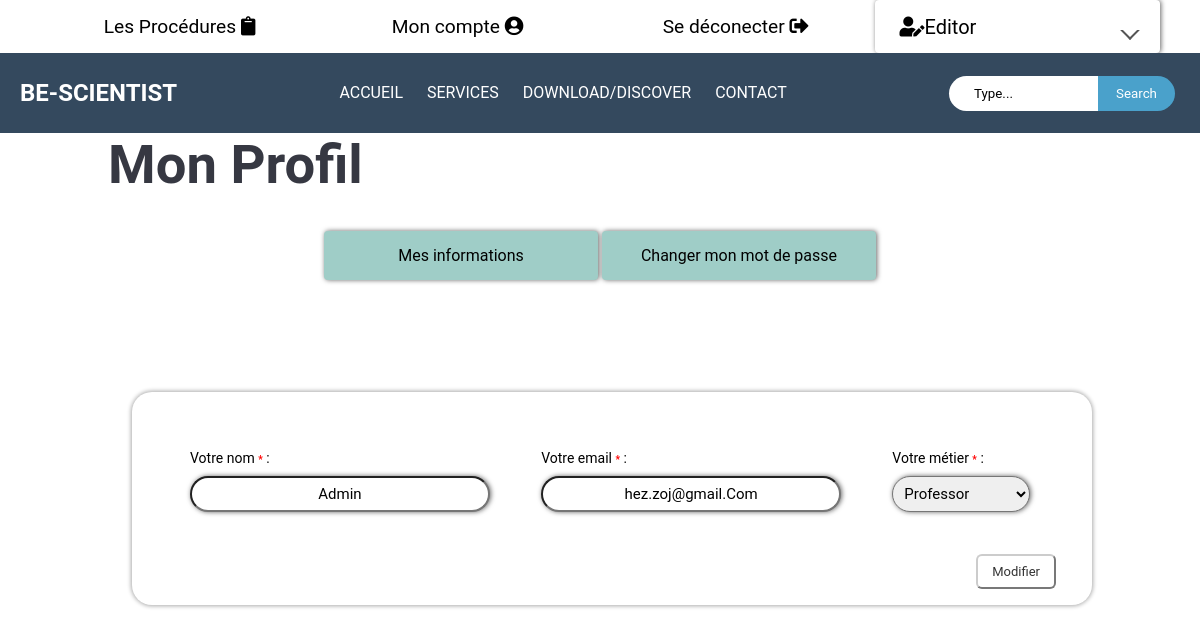
The page /pfe/myaccount.php (signed in) on the database its author committed.
### tables this page shows
CREATE TABLE `user` (
  `user_id` int(11) NOT NULL,
  `name` varchar(30) NOT NULL,
  `email` varchar(50) NOT NULL,
  `password` varchar(255) NOT NULL,
  `job` varchar(30) DEFAULT NULL,
  `type` varchar(1) NOT NULL,
  `email_verified` tinyint(1) NOT NULL DEFAULT '0',
  `created_at` timestamp NOT NULL DEFAULT CURRENT_TIMESTAMP
);

### pfe/Classes/Model.php (called while the page is built, shortened)
<?php
    class Model {
        protected static function findBy($value, $column, $table_name) {
            $conn = Database::getConnection();
            $query = "select distinct * from ". $table_name ." where $column = '$value'";
            $stmt = $conn->prepare($query);
            $stmt->execute();
            $data = $stmt->fetchAll();
            return count($data) ? $data[0] : null;
        }
    }
?>

### pfe/Classes/User.php (called while the page is built, shortened)
<?php
    class User extends Model {
        protected $name;
        protected $email;
        protected $job;
        public function __construct()
        {
            $this->name = null;
            $this->email = null;
            $this->job = null;
        }
        public function setName($name) : void { $this->name = $name; }
        public function setEmail($email) : void { $this->email = $email; }
        public function setJob($job) : void { $this->job = $job; }
        public function getName() : string { return $this->name; }
        public function getEmail() : string { return $this->email; }
        public function getJob() : string { return $this->job; }
        public static function findBy($value, $column = 'user_id', $table_name = 'user') {
            $data = parent::findBy($value, $column, $table_name);
            if($data != null) {
                switch(strtoupper($data['type'])) {
                    case 'E':
                        $user = new Editor();
                        break;
                }
                $user->setId($data['user_id']);
                $user->setName($data['name']);
                $user->setEmail($data['email']);
                $user->setPassword($data['password']);
                $user->setJob($data['job']);
                $user->setEmailVerified($data['email_verified']);
                $user->setCreatedAt($data['created_at']);
                return $user;
            } else {
                return null;
            }
        }
    }
?>

### pfe/myaccount.php (the view, shortened to what this page needs)
<?php
	$user = User::findBy($_SESSION['user_id']);
?>
<!doctype html>
<html>
	<head>
		<link rel="stylesheet" href="styles/style.css">
	</head>
	<body>
		<?php require_once('includes/menu.php'); ?>
		<?php include('includes/nav_bar.php'); ?>
		<h1 id="TPR">Mon Profil</h1>
		<div class="A_menu">
			<div class="champ" id="d1-champ" onclick="chng(0)">Mes informations </div>
			<div class="champ" id="d2-champ" onclick="chng(1)">Changer mon mot de passe </div>
		</div>
		  <div class="MonP" id="MI" >
				<form action="actions/updateUser.php" method="POST">
					<table class="MesI">
						<tr>
							<td>
								<label for="in">Votre nom <b>*</b> : </label><br>
								<input type="text" class="input2" placeholder="Name" id="in" value="<?= $user->getName() ?>" name="update_name" required>
							</td>
							<td>
								<label for="ie">Votre email <b>*</b> : </label><br>
								<input type="email" class="input2" placeholder="Email Address" id="ie" value="<?= $user->getEmail() ?>" name="update_email" required>
							</td>
							<td >
								<label for="im">Votre métier <b>*</b> : </label><br>
								<select class="input2" id="im" name="update_job">
									<option value="Professor" <?php if(strtolower($user->getJob()) == 'professor') echo 'selected'; ?> >Professor</option>
								</select>
							</td>
						</tr>
					</table>
					<input id="inscription" type="submit" class="mod_btn" value="Modifier" style="margin-top:10px;" name="update_submit">
				</form>
		  </div>
	</body>
</html>

### pfe/styles/style.css (style rules this page uses)
* { margin: 0; padding: 0; font-family: "montserrat",sans-serif; }
* { box-sizing:border-box }
* { margin: 0; padding: 0; box-sizing: border-box; list-style: none; font-family: 'Montserrat', sans-serif; }
.A_menu { display: -webkit-flex; display: -moz-flex; display: -ms-flex; display: -o-flex; display: flex; flex-wrap:wrap; justify-content:center; align-items:center; margin: 0; padding: 0; box-sizing: border-box; list-style: none; font-family: 'Montserrat', sans-serif; }
.champ { position: relative; display: -webkit-flex; display: -moz-flex; display: -ms-flex; display: -o-flex; display: flex; flex-direction: column; align-items: center; justify-content: center; width: 274px; height: auto; border-radius: 4px; background-color: #9fcdc7; text-align: center; margin: 2px; padding: 15px; box-shadow: 1px 0 5px 0 rgba(0,0,0,0.6); }
* { margin: 0; padding: 0; box-sizing: border-box; outline: none; font-family: 'Roboto', sans-serif; }
body { background: url('bg.jpg') no-repeat top center; background-size: cover; height: 100vh; }
.input2 { width:97%; font-size: 15px; outline:none; position: relative; display: -webkit-flex; display: -moz-flex; display: -ms-flex; display: -o-flex; display: flex; flex-direction: column; align-items: center; justify-content: center; border-radius: 50px; backgroud-color: #fff; text-align: center; top:10px; padding: 7px; box-shadow: 1px 0 5px 0 rgba(0,0,0,0.6); }
.MonP { position: absolute; top: 49%; right: 9%; padding: 36px; box-shadow: 0px 0px 4px 1px #00000055; border-radius: 20px; width: 80%; }
td { padding: 20px; font-size: 14px !important; }
.MesI { width:100%; }
.mod_btn { float: right !important; padding: 8px 14px; font-size: 13px; border-radius: 6px; color: #333; background-color: #fff; border-color: #ccc; transform: translateY(20px); }
b { color:red; font-size: 10px; }
#TPR { margin-top: 80px; padding: 0px 9% 33px; color: #363842; font-size: 3.4em; }

### rows shown on the page
user: update_name "Admin", update_email "hez.zoj@gmail.Com", update_job "Professor"

### other values the page prints
$type "Editor"
